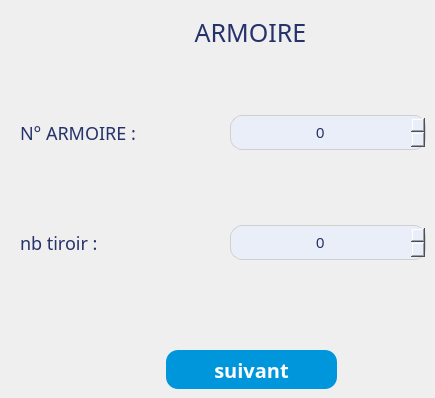
      <widget class="QWidget" name="Armoire">
       <attribute name="title">
        <string>Tab 1</string>
       </attribute>
       <widget class="QLabel" name="label_38">
        <property name="geometry">
         <rect>
          <x>145</x>
          <y>20</y>
          <width>211</width>
          <height>25</height>
         </rect>
        </property>
        <property name="font">
         <font>
          <family>Montserrat</family>
          <pointsize>-1</pointsize>
          <italic>false</italic>
          <bold>false</bold>
         </font>
        </property>
        <property name="styleSheet">
         <string notr="true">background: transparent;

/* SOMME DES DOSE : */

position: absolute;
width: 182px;
height: 22px;
left: 913px;
top: 393px;

font-family: 'Montserrat';
font-style: normal;
font-weight: 400;
font-size: 25px;
line-height: 22px;
/* identical to box height */
display: flex;
align-items: center;
text-align: center;
text-transform: uppercase;

color: #26326A;



</string>
        </property>
        <property name="text">
         <string>ARMOIRE</string>
        </property>
        <property name="alignment">
         <set>Qt::AlignCenter</set>
        </property>
       </widget>
       <widget class="QLabel" name="label_34">
        <property name="geometry">
         <rect>
          <x>20</x>
          <y>120</y>
          <width>131</width>
          <height>25</height>
         </rect>
        </property>
        <property name="font">
         <font>
          <family>Montserrat</family>
          <pointsize>-1</pointsize>
          <italic>false</italic>
          <bold>false</bold>
         </font>
        </property>
        <property name="styleSheet">
         <string notr="true">background: transparent;

/* SOMME DES DOSE : */

position: absolute;
width: 182px;
height: 22px;
left: 913px;
top: 393px;

font-family: 'Montserrat';
font-style: normal;
font-weight: 400;
font-size: 18px;
line-height: 22px;
/* identical to box height */
display: flex;
align-items: center;
text-align: center;
text-transform: uppercase;

color: #26326A;



</string>
        </property>
        <property name="text">
         <string>N° ARMOIRE :</string>
        </property>
       </widget>
       <widget class="QLabel" name="label_31">
        <property name="geometry">
         <rect>
          <x>20</x>
          <y>230</y>
          <width>121</width>
          <height>25</height>
         </rect>
        </property>
        <property name="font">
         <font>
          <family>Montserrat</family>
          <pointsize>-1</pointsize>
          <italic>false</italic>
          <bold>false</bold>
         </font>
        </property>
        <property name="styleSheet">
         <string notr="true">background: transparent;

/* SOMME DES DOSE : */

position: absolute;
width: 182px;
height: 22px;
left: 913px;
top: 393px;

font-family: 'Montserrat';
font-style: normal;
font-weight: 400;
font-size: 18px;
line-height: 22px;
/* identical to box height */
display: flex;
align-items: center;
text-align: center;
text-transform: uppercase;

color: #26326A;



</string>
        </property>
        <property name="text">
         <string>nb tiroir :</string>
        </property>
       </widget>
       <widget class="QSpinBox" name="numero_armoire">
        <property name="geometry">
         <rect>
          <x>230</x>
          <y>115</y>
          <width>196</width>
          <height>35</height>
         </rect>
        </property>
        <property name="styleSheet">
         <string notr="true">font-family: 'Montserrat';

font-size: 15px;
/* identical to box height */
display: flex;
align-items: center;
text-align: center;
text-transform: uppercase;

color: #26326A;

background : #E9EEF9;
border-radius: 12px;
border: 1px solid #CFCFCF;
</string>
        </property>
        <property name="alignment">
         <set>Qt::AlignCenter</set>
        </property>
       </widget>
       <widget class="QSpinBox" name="nbr_tiroir">
        <property name="geometry">
         <rect>
          <x>230</x>
          <y>225</y>
          <width>196</width>
          <height>35</height>
         </rect>
        </property>
        <property name="styleSheet">
         <string notr="true">font-family: 'Montserrat';

font-size: 15px;
/* identical to box height */
display: flex;
align-items: center;
text-align: center;
text-transform: uppercase;

color: #26326A;

background : #E9EEF9;
border-radius: 12px;
border: 1px solid #CFCFCF;
</string>
        </property>
        <property name="alignment">
         <set>Qt::AlignCenter</set>
        </property>
       </widget>
       <widget class="QPushButton" name="suivant_config">
        <property name="geometry">
         <rect>
          <x>166</x>
          <y>350</y>
          <width>171</width>
          <height>39</height>
         </rect>
        </property>
        <property name="font">
         <font>
          <family>Montserrat</family>
          <pointsize>-1</pointsize>
          <italic>false</italic>
          <bold>true</bold>
         </font>
        </property>
        <property name="styleSheet">
         <string notr="true">/* Rectangle 18 */

box-sizing: border-box;

position: absolute;
width: 90px;
height: 31px;
left: 429px;
top: 289px;

background: #0096DC;
border-radius: 12px;
color : #FFFFFF;
/* confirm all */

position: absolute;
width: 116px;
height: 24px;
left: 1092px;
top: 534px;

font-family: 'Montserrat';
font-style: normal;
font-weight: 600;
font-size: 20px;
line-height: 24px;
text-transform: capitalize;

color: #FFFFFF;

</string>
        </property>
        <property name="text">
         <string>suivant</string>
        </property>
       </widget>
      </widget>
